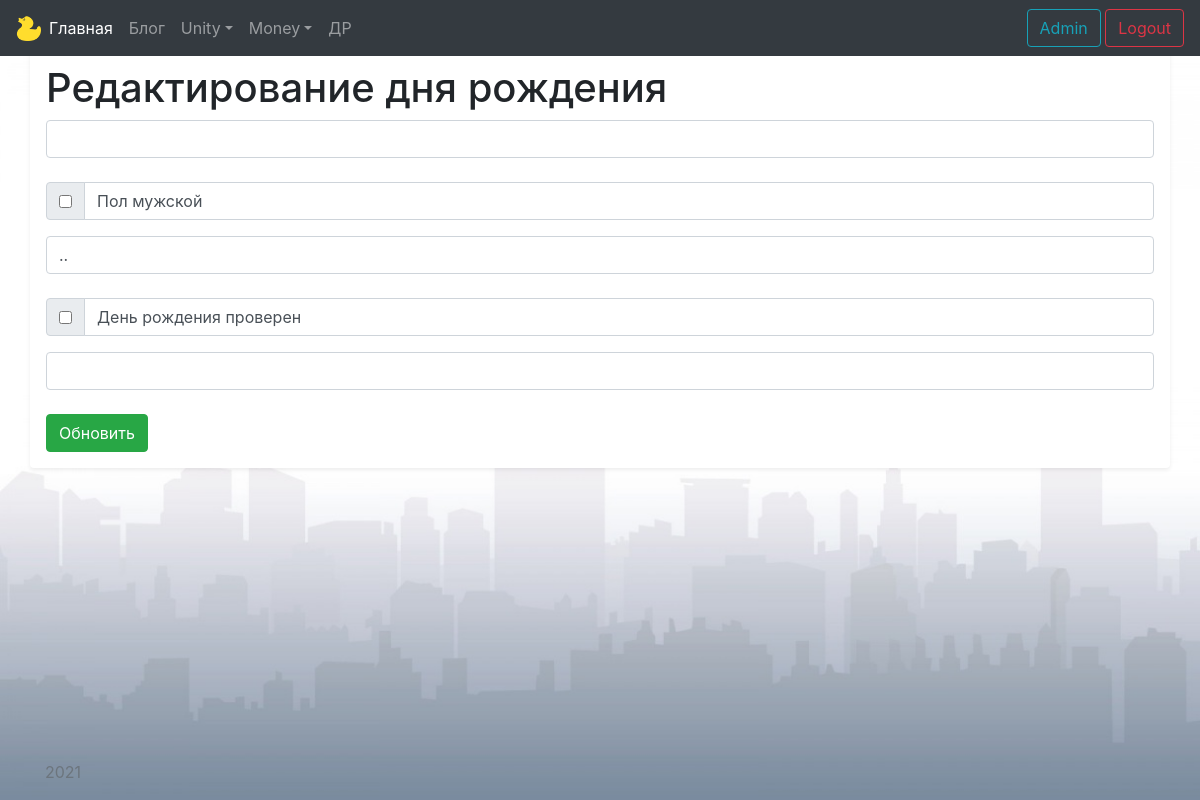
Before: /birthdays/36/update (signed in) with the older database file.
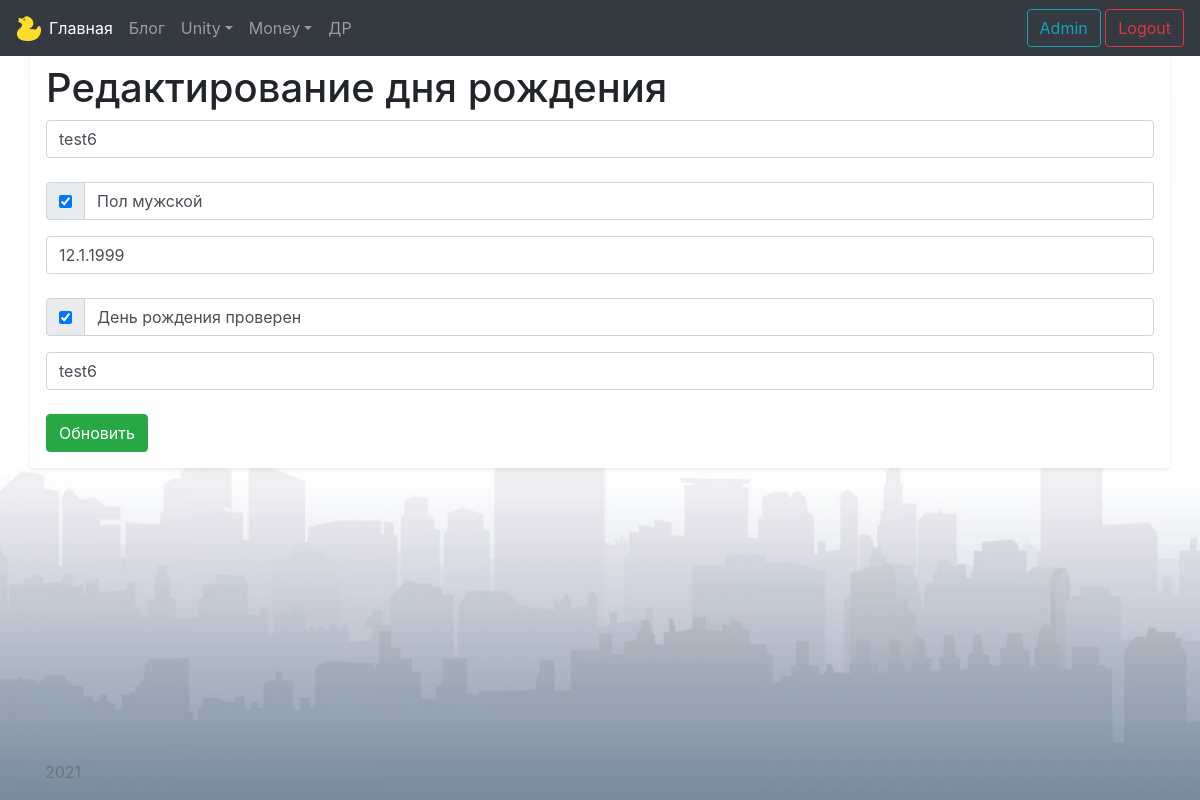
After: the same page with the newer database file.
### models/birthday.py (models this page shows)
class Birthday(db.Model):
    id = db.Column(db.Integer, primary_key=True)
    name = db.Column(db.String(100), nullable=False)
    male = db.Column(db.Boolean, default=True)
    birth_day = db.Column(db.Integer)
    birth_month = db.Column(db.Integer)
    birth_year = db.Column(db.Integer)
    birthday_checked = db.Column(db.Boolean, default=False)
    comment = db.Column(db.Text)

### views/birthday.py (the view)
@app.route('/birthdays/<int:birthday_id>/update', methods=['POST', 'GET'])
@login_required
def birthday_update(birthday_id):
    birthday = Birthday.query.get(birthday_id)
    if request.method == 'POST':
        birthday.name = request.form['name']
        birthday.male = True if request.form.getlist('male') else False
        birthday_list = request.form['birthday'].split('.')
        birthday.birth_day = int(birthday_list[0])
        birthday.birth_month = int(birthday_list[1])
        birthday.birth_year = int(birthday_list[2])
        birthday.birthday_checked = True if request.form.getlist('birthday_checked') else False
        birthday.comment = request.form['comment']
        try:
            db.session.commit()
            return redirect('/birthdays')
        except:
            return "When birthday updating rise exception"
    else:
        return render_template('birthdays/birthday_update.html', birthday=birthday)

### templates/birthdays/birthday_update.html (shortened to what this page needs)
{% extends 'base.html' %}
{% block body %}
<div class="container pt-5 my-3 p-3 bg-white rounded shadow-sm">
    <h1>Редактирование дня рождения</h1>
    <form method="post">
        <input type="text" id="name" name="name" class="form-control" value="{{ birthday.name }}"><br>
        <div class="input-group mb-3">
            <div class="input-group-prepend">
                <div class="input-group-text">
                    {% if birthday.male == 1 %}
                    <input type="checkbox" id="male" name="male" value="male" checked>
                    {% else %}
                    <input type="checkbox" id="male" name="male" value="male">
                    {% endif %}
                </div>
            </div>
            <label class="form-control">Пол мужской</label>
        </div>
        <input type="text" id="birthday" name="birthday" class="form-control"
               value="{{ birthday.birth_day }}.{{ birthday.birth_month }}.{{ birthday.birth_year }}"><br>
        <div class="input-group mb-3">
            <div class="input-group-prepend">
                <div class="input-group-text">
                    {% if birthday.birthday_checked == 1 %}
                    <input type="checkbox" id="birthday_checked" name="birthday_checked" value="birthday_checked" checked>
                    {% else %}
                    <input type="checkbox" id="birthday_checked" name="birthday_checked" value="birthday_checked">
                    {% endif %}
                </div>
            </div>
            <label class="form-control">День рождения проверен</label>
        </div>
        <input type="text" id="comment" name="comment" class="form-control" value="{{ birthday.comment }}"><br>
        <input type="submit" class="btn btn-success" value="Обновить"><br>
    </form>
</div>
{% endblock %}

Changed rows visible on the page:
added Birthday: name "test6", birthday "12.1.1999", comment "test6"
Other visible differences:
form field male: (not shown) → "☑"
form field birthday_checked: (not shown) → "☑"
form field male: "☐" → (not shown)
form field birthday: ".." → (not shown)
form field birthday_checked: "☐" → (not shown)
